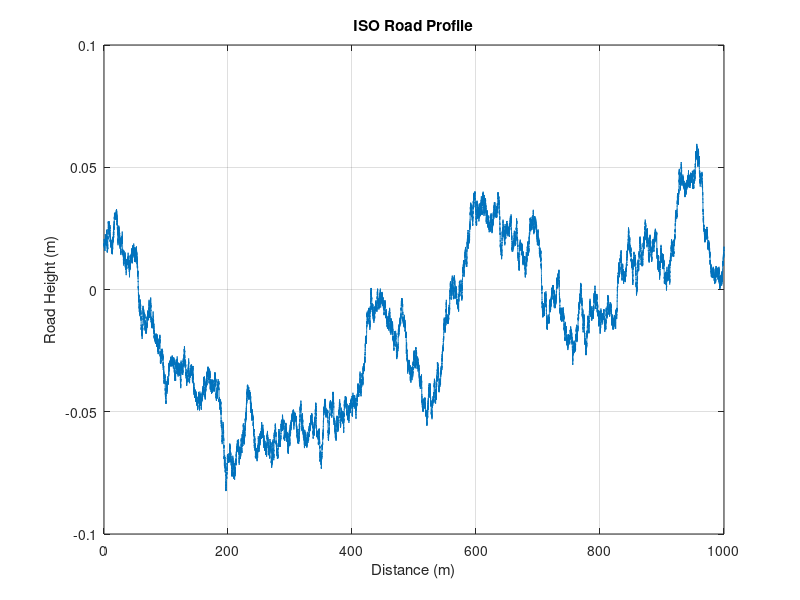

This chart was generated by the following MATLAB code: (Note: this script raises an error after producing the figure.)
clear; clc; close all;

%% =========================
% ISO 8608 Road Generation
%% =========================

% road length
L = 1000;          % m

% spatial resolution
dx = 0.01;         % m

x = 0:dx:L;
N = length(x);

% ISO road parameters

n0 = 0.1;          % reference spatial freq

% ISO road class C
% A:16
% B:64
% C:256
% D:1024
Gd0 = 16e-6;

w = 2;

% Spatial frequency

dn = 1/L;

n = (0:N/2)*dn;

% avoid zero
n(1) = n(2);

% PSD

Gd = Gd0*(n/n0).^(-w);

% Random phase

phi = 2*pi*rand(size(n));

% Amplitude

A = sqrt(2*Gd*dn);

% Build spectrum

X = A .* exp(1i*phi);

% mirror
X_full = [X conj(fliplr(X(2:end-1)))];

% IFFT
road = real(ifft(X_full))*N;
x = x(1:length(road));
% Plot

figure;
plot(x,road)
xlabel('Distance (m)')
ylabel('Road Height (m)')
title('ISO Road Profile')
grid on

%% =========================
% Load velocity trace
%% =========================
data = readtable('vt_data.xlsx');

t = data.time;
V = data.speed;
% vt plot
figure

plot(t,V,'LineWidth',1.5)

xlabel('Time (s)')
ylabel('Speed (m/s)')
title('Vehicle Speed Trace')

grid on

% Speed Distribution
figure

histogram(V,30)

xlabel('Speed (m/s)')
ylabel('Counts')

title('Speed Distribution')

grid on

% Probability Density
figure

histogram(V,30,'Normalization','pdf')

xlabel('Speed (m/s)')
ylabel('Probability Density')

title('Speed Probability Density')

grid on

%% =========================
% Excitation Frequency Analysis
%% =========================

% spatial frequencies from road PSD
n_spatial = n;

% remove very low frequency
n_spatial = n_spatial(2:end);

% speed PDF weighting
[counts,edges] = histcounts(V,40,'Normalization','pdf');

V_center = (edges(1:end-1)+edges(2:end))/2;

%% Build excitation frequency database

f_all = [];
w_all = [];

for i = 1:length(V_center)

    Vi = V_center(i);

    % probability weight from speed PDF
    Pv = counts(i);

    % convert spatial -> temporal frequency
    f_exc = n_spatial * Vi;

    % road PSD weighting
    road_weight = Gd(2:end);

    % total weight
    weight = Pv * road_weight;

    % accumulate
    f_all = [f_all ; f_exc(:)];

    w_all = [w_all ; weight(:)];

end


% Weighted excitation spectrum


% frequency bins
f_bins = linspace(0,50,300);

% weighted histogram
weighted_counts = histcounts( ...
    f_all,...
    f_bins,...
    'Normalization','count');

% apply weights manually
%weighted_counts = zeros(1,length(f_bins)-1);

for i = 1:length(f_all)

    fi = f_all(i);

    wi = w_all(i);

    idx = find(fi >= f_bins(1:end-1) & fi < f_bins(2:end),1);

    if ~isempty(idx)

        weighted_counts(idx) = weighted_counts(idx) + wi;

    end

end

%% Normalize

weighted_counts = weighted_counts / max(weighted_counts);

%% Plot

f_center = (f_bins(1:end-1)+f_bins(2:end))/2;

figure

plot(f_center,weighted_counts,'LineWidth',2)

xlabel('Excitation Frequency (Hz)')
ylabel('Normalized Energy')

title('Weighted Excitation Frequency Spectrum')

grid on

xlim([0 50])

%% =========================
% Frequency Energy Relation
%% =========================

% normalize total energy
energy = weighted_counts / sum(weighted_counts);

%% Plot

figure

plot(f_center,energy,'LineWidth',2)

xlabel('Frequency (Hz)')
ylabel('Normalized Energy')

title('Frequency vs Excitation Energy')

grid on
xlim([0 30])

%% =========================
% Cumulative Energy
%% =========================

cum_energy = cumsum(energy);

figure

plot(f_center,cum_energy,'LineWidth',2)

xlabel('Frequency (Hz)')
ylabel('Cumulative Energy')

title('Cumulative Excitation Energy')

grid on
xlim([0 30])
ylim([0 1])

%% =========================
% Find dominant energy band
%% =========================

threshold = 0.7 * max(energy);

idx = energy >= threshold;

dominant_freq = f_center(idx);

fprintf('Dominant excitation band:\n')
fprintf('%.2f Hz ~ %.2f Hz\n', ...
    min(dominant_freq), ...
    max(dominant_freq));

%% 基本上iso 資料沒有特定特徵所以應該看不太出來大概確認一下
V = mean(data.speed);   % 或固定速度先看結構
t = x / V;
road_t = road;

Fs = 1/mean(diff(t));   % sampling frequency

N = length(road_t);

Y = fft(road_t);

P2 = abs(Y/N);
P1 = P2(1:floor(N/2));
P1(2:end-1) = 2*P1(2:end-1);

f = Fs*(0:floor(N/2)-1)/N;

figure
plot(f,P1,'LineWidth',1.5)
xlabel('Frequency (Hz)')
ylabel('Amplitude')
title('Road Profile FFT')
grid on
xlim([0 50])

figure
loglog(f,P1,'LineWidth',1.5)
grid on
xlabel('Frequency (Hz)')
ylabel('Amplitude')
title('Road FFT (log-log)')
